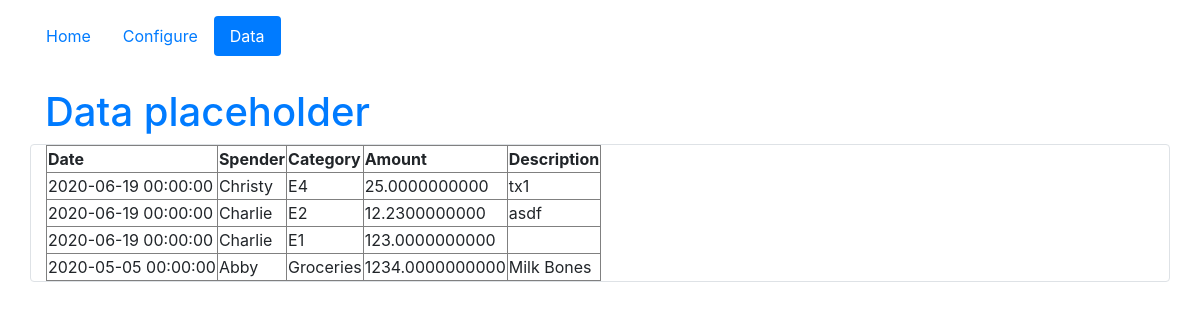
The app's page /showData, older data.
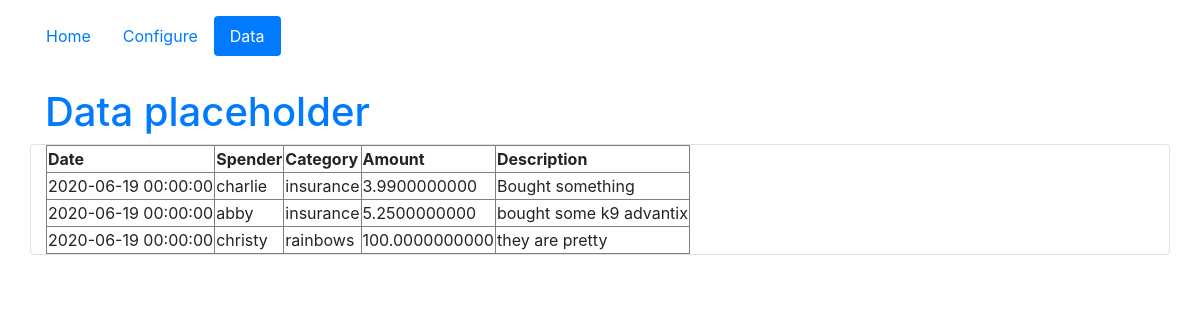
The same page, newer data.
### tracker_app/models.py (models this page shows)
class Expense(db.Model):
	expenseId = db.Column(db.Integer, primary_key=True)
	date = db.Column(db.DateTime, nullable=False)
	categoryId = db.Column(db.Integer, db.ForeignKey('category.categoryId'), nullable=False)
	spenderId = db.Column(db.Integer, db.ForeignKey('user.userId'), nullable=False)
	amount = db.Column(db.Numeric(precision=2), nullable=False)
	description = db.Column(db.Text)
	def __repr__(self):
		return f"Expense('{self.expenseId}')"

### tracker_app/routes.py (the view)
@app.route("/showData")
def showData():
	expenseTable = displayData.getExpenseTable(Expense=Expense, Category=Category, User=User)
	return render_template('data.html', expenseTable=expenseTable)

### tracker_app/displayData.py (called while the page is built)
def getExpenseTable(Expense, Category, User):
	expenses = Expense.query.all()
	print(expenses)
	tableHeaders = ['Date', 'Spender', 'Category', 'Amount', 'Description']
	table = "<table border=1>"
	table += "<thead><tr>"
	for item in tableHeaders:
		table += "<th>" + item + "</th>"
	table += "</tr></thead>"
	for expense in expenses:
		print(f"Leggo {expense.amount}")
		table += "<tr>"
		table += "<td>" + str(expense.date) + "</td>"
		table += "<td>" + expense.spender.username + "</td>"
		table += "<td>" + expense.myCategory.expenseCategory + "</td>"
		table += "<td>" + str(expense.amount) + "</td>"
		table += "<td>" + expense.description + "</td>"
		table += "</tr>"
	table += "</table>"
	return Markup(table)

### tracker_app/templates/data.html
{% extends 'layout.html' %}
{% set activePage = "showData" %}
{% block content %}
<h1 class="text-primary">Data placeholder</h1>
<div class="row" id="list-expense">
	<div class="col-sm border rounded">
		{{ expenseTable }}
	</div>
</div>
{% endblock %}

Row changes from the older to the newer data that the page shows:
removed Expense: description "Date Spender Category Amount Description 2020-06-19 00:00:00 Christy E4 25.0000000000 tx1 2020-06-19 00:00:00 Charlie E2 12.2300000000 asdf 2020-06-19 00:00:00 Charlie E1 123.0000000000 2020-05-05 00:00:00 Abby Groceries 1234.0000000000 Milk Bones"
now on this page (row edited): Expense: description "Date Spender Category Amount Description 2020-06-19 00:00:00 charlie insurance 3.9900000000 Bought something 2020-06-19 00:00:00 abby insurance 5.2500000000 bought some k9 advantix 2020-06-19 00:00:00 christy rainbows 100.0000000000 they are pretty"
changed Expense: description empty → "they are pretty" (drawn)
